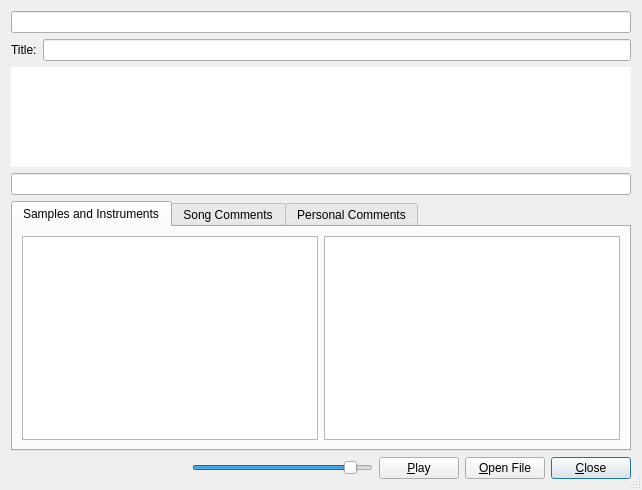
<?xml version="1.0" encoding="UTF-8"?>
<ui version="4.0">
 <class>ModInfo</class>
 <widget class="QDialog" name="ModInfo">
  <property name="windowModality">
   <enum>Qt::ApplicationModal</enum>
  </property>
  <property name="geometry">
   <rect>
    <x>0</x>
    <y>0</y>
    <width>642</width>
    <height>490</height>
   </rect>
  </property>
  <property name="minimumSize">
   <size>
    <width>640</width>
    <height>480</height>
   </size>
  </property>
  <property name="windowTitle">
   <string>ModInfo</string>
  </property>
  <property name="styleSheet">
   <string notr="true">QLineEdit[readOnly=&quot;true&quot;], QPlainTextEdit[readOnly=&quot;true&quot;] { background-color: palette(window); color: palette(windowText); }
</string>
  </property>
  <property name="sizeGripEnabled">
   <bool>true</bool>
  </property>
  <property name="modal">
   <bool>false</bool>
  </property>
  <layout class="QGridLayout" name="gridLayout_2">
   <item row="0" column="0">
    <layout class="QGridLayout" name="gridLayout">
     <property name="sizeConstraint">
      <enum>QLayout::SetDefaultConstraint</enum>
     </property>
     <item row="6" column="0">
      <layout class="QHBoxLayout" name="horizontalLayout_4">
       <item>
        <spacer name="horizontalSpacer">
         <property name="orientation">
          <enum>Qt::Horizontal</enum>
         </property>
         <property name="sizeHint" stdset="0">
          <size>
           <width>40</width>
           <height>20</height>
          </size>
         </property>
        </spacer>
       </item>
       <item>
        <widget class="QSlider" name="volumeSlider">
         <property name="toolTip">
          <string>Volume</string>
         </property>
         <property name="maximum">
          <number>110</number>
         </property>
         <property name="value">
          <number>100</number>
         </property>
         <property name="orientation">
          <enum>Qt::Horizontal</enum>
         </property>
         <property name="invertedAppearance">
          <bool>false</bool>
         </property>
        </widget>
       </item>
       <item>
        <widget class="QPushButton" name="play">
         <property name="sizePolicy">
          <sizepolicy hsizetype="Fixed" vsizetype="Fixed">
           <horstretch>0</horstretch>
           <verstretch>0</verstretch>
          </sizepolicy>
         </property>
         <property name="maximumSize">
          <size>
           <width>81</width>
           <height>23</height>
          </size>
         </property>
         <property name="text">
          <string>&amp;Play</string>
         </property>
         <property name="autoDefault">
          <bool>false</bool>
         </property>
         <property name="default">
          <bool>true</bool>
         </property>
        </widget>
       </item>
       <item>
        <widget class="QPushButton" name="openFile">
         <property name="sizePolicy">
          <sizepolicy hsizetype="Fixed" vsizetype="Fixed">
           <horstretch>0</horstretch>
           <verstretch>0</verstretch>
          </sizepolicy>
         </property>
         <property name="maximumSize">
          <size>
           <width>81</width>
           <height>23</height>
          </size>
         </property>
         <property name="text">
          <string>&amp;Open File</string>
         </property>
         <property name="autoDefault">
          <bool>false</bool>
         </property>
         <property name="default">
          <bool>true</bool>
         </property>
        </widget>
       </item>
       <item>
        <widget class="QPushButton" name="close">
         <property name="sizePolicy">
          <sizepolicy hsizetype="Fixed" vsizetype="Fixed">
           <horstretch>0</horstretch>
           <verstretch>0</verstretch>
          </sizepolicy>
         </property>
         <property name="maximumSize">
          <size>
           <width>81</width>
           <height>23</height>
          </size>
         </property>
         <property name="text">
          <string>&amp;Close</string>
         </property>
         <property name="default">
          <bool>true</bool>
         </property>
        </widget>
       </item>
      </layout>
     </item>
     <item row="3" column="0">
      <widget class="QPlainTextEdit" name="varInfo">
       <property name="enabled">
        <bool>true</bool>
       </property>
       <property name="sizePolicy">
        <sizepolicy hsizetype="Expanding" vsizetype="Fixed">
         <horstretch>0</horstretch>
         <verstretch>0</verstretch>
        </sizepolicy>
       </property>
       <property name="maximumSize">
        <size>
         <width>16777215</width>
         <height>100</height>
        </size>
       </property>
       <property name="frameShape">
        <enum>QFrame::NoFrame</enum>
       </property>
       <property name="readOnly">
        <bool>true</bool>
       </property>
       <property name="backgroundVisible">
        <bool>false</bool>
       </property>
      </widget>
     </item>
     <item row="0" column="0">
      <layout class="QVBoxLayout" name="verticalLayout">
       <item>
        <layout class="QHBoxLayout" name="horizontalLayout">
         <item>
          <widget class="QLineEdit" name="fileName">
           <property name="enabled">
            <bool>true</bool>
           </property>
           <property name="sizePolicy">
            <sizepolicy hsizetype="Expanding" vsizetype="Fixed">
             <horstretch>0</horstretch>
             <verstretch>0</verstretch>
            </sizepolicy>
           </property>
           <property name="autoFillBackground">
            <bool>false</bool>
           </property>
           <property name="styleSheet">
            <string notr="true"/>
           </property>
           <property name="readOnly">
            <bool>true</bool>
           </property>
          </widget>
         </item>
        </layout>
       </item>
      </layout>
     </item>
     <item row="5" column="0">
      <widget class="QTabWidget" name="tabWidget">
       <property name="sizePolicy">
        <sizepolicy hsizetype="Expanding" vsizetype="Expanding">
         <horstretch>0</horstretch>
         <verstretch>0</verstretch>
        </sizepolicy>
       </property>
       <property name="currentIndex">
        <number>0</number>
       </property>
       <widget class="QWidget" name="tab">
        <attribute name="title">
         <string>Samples and Instruments</string>
        </attribute>
        <layout class="QGridLayout" name="gridLayout_3">
         <item row="0" column="0">
          <layout class="QHBoxLayout" name="horizontalLayout_5">
           <item>
            <widget class="QListWidget" name="sampleNames">
             <property name="font">
              <font>
               <family>Consolas</family>
               <pointsize>10</pointsize>
              </font>
             </property>
            </widget>
           </item>
           <item>
            <widget class="QListWidget" name="instrumentNames">
             <property name="font">
              <font>
               <family>Consolas</family>
               <pointsize>10</pointsize>
              </font>
             </property>
            </widget>
           </item>
          </layout>
         </item>
        </layout>
       </widget>
       <widget class="QWidget" name="tab_2">
        <attribute name="title">
         <string>Song Comments</string>
        </attribute>
        <layout class="QGridLayout" name="gridLayout_4">
         <item row="0" column="0">
          <layout class="QHBoxLayout" name="horizontalLayout_6">
           <item>
            <widget class="QPlainTextEdit" name="comments">
             <property name="font">
              <font>
               <family>Consolas</family>
               <pointsize>10</pointsize>
              </font>
             </property>
             <property name="readOnly">
              <bool>true</bool>
             </property>
            </widget>
           </item>
          </layout>
         </item>
        </layout>
       </widget>
       <widget class="QWidget" name="tab_3">
        <attribute name="title">
         <string>Personal Comments</string>
        </attribute>
        <layout class="QGridLayout" name="gridLayout_5">
         <item row="0" column="0">
          <layout class="QHBoxLayout" name="horizontalLayout_7">
           <item>
            <widget class="QPlainTextEdit" name="personalComments">
             <property name="font">
              <font>
               <family>Consolas</family>
               <pointsize>10</pointsize>
              </font>
             </property>
            </widget>
           </item>
          </layout>
         </item>
        </layout>
       </widget>
      </widget>
     </item>
     <item row="2" column="0">
      <layout class="QHBoxLayout" name="horizontalLayout_2">
       <item>
        <widget class="QLabel" name="label">
         <property name="sizePolicy">
          <sizepolicy hsizetype="Maximum" vsizetype="Preferred">
           <horstretch>0</horstretch>
           <verstretch>0</verstretch>
          </sizepolicy>
         </property>
         <property name="maximumSize">
          <size>
           <width>32</width>
           <height>16777215</height>
          </size>
         </property>
         <property name="text">
          <string>Title:</string>
         </property>
        </widget>
       </item>
       <item>
        <widget class="QLineEdit" name="songTitle">
         <property name="enabled">
          <bool>true</bool>
         </property>
         <property name="readOnly">
          <bool>true</bool>
         </property>
        </widget>
       </item>
      </layout>
     </item>
     <item row="4" column="0">
      <widget class="QLineEdit" name="editArtist"/>
     </item>
    </layout>
   </item>
  </layout>
 </widget>
 <resources/>
 <connections/>
</ui>
